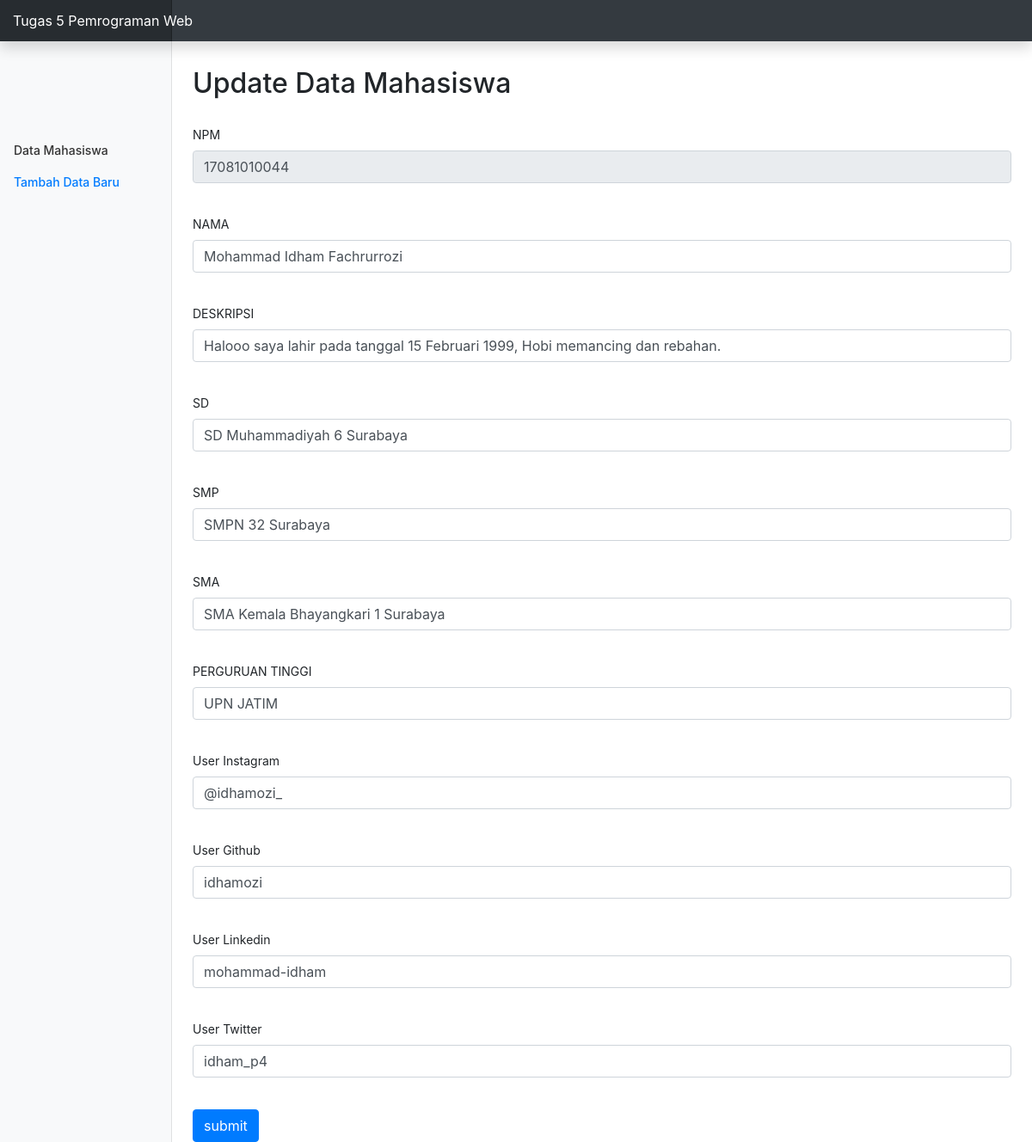
Page /update.php?npm=17081010044 on the committed database.
### tables this page shows
CREATE TABLE `biodata` (
  `npm` varchar(13) NOT NULL,
  `desc_diri` varchar(256) NOT NULL,
  `sd` varchar(50) NOT NULL,
  `smp` varchar(50) NOT NULL,
  `sma` varchar(50) NOT NULL,
  `univ` varchar(50) NOT NULL,
  `nama` varchar(50) NOT NULL,
  `ig` varchar(50) NOT NULL,
  `github` varchar(50) NOT NULL,
  `linkedin` varchar(50) NOT NULL,
  `twitter` varchar(50) NOT NULL
);

### update.php (the view, shortened to what this page needs)
<?php
  $result = '';
  if ($_SERVER['REQUEST_METHOD'] === 'GET') {
      if (isset($_GET['npm'])) {
          $npm_upd = $_GET['npm'];
          $query = "SELECT * FROM biodata WHERE npm = '$npm_upd'";
          $result = mysqli_query($connection, $query);
      }
  }
?>
<!DOCTYPE html>
<html>
<head>
	<link href="styles/css/bootstrap.min.css" rel="stylesheet">
	<link href="styles/css/dashboard.css" rel="stylesheet">
</head>
<body>
		<nav class="navbar navbar-dark fixed-top bg-dark flex-md-nowrap p-0 shadow">
			<a class="navbar-brand col-sm-3 col-md-2 mr-0" href="index.php">Tugas 5 Pemrograman Web</a>
		</nav>
		<div class="container-fluid">
      <div class="row">
        <nav class="col-md-2 d-none d-md-block bg-light sidebar">
          <div class="sidebar-sticky">
            <ul class="nav flex-column" style="margin-top:100px;">
              <li class="nav-item">
                <a class="nav-link" href="<?php echo "index.php"; ?>">Data Mahasiswa</a>
              </li>
              <li class="nav-item">
                <a class="nav-link active" href="<?php echo "AddNew.php"; ?>">Tambah Data Baru</a>
              </li>
            </ul>
          </div>
        </nav>
  <main role="main" class="col-md-9 ml-sm-auto col-lg-10 px-4">
  <h2 style="margin: 30px 0 30px 0;">Update Data Mahasiswa</h2>
	<form method="POST" action="update.php">
    <?php while($row = mysqli_fetch_array($result)) : ?>
		<div class="form-group">
			<label>NPM</label>
			<input type="text" name="npm" id="npm" class="form-control" value="<?php echo $row['npm']; ?>" readonly><br>
		</div>
		<div class="form-group">
			<label>NAMA</label>
			<input type="text" name="nama" id="nama" class="form-control" value="<?php echo $row['nama']; ?>"><br>
		</div>
		<div class="form-group">
			<label>DESKRIPSI</label>
			<input type="text" name="desc_diri" id="desc_diri" class="form-control" value="<?php echo $row['desc_diri']; ?>"><br>
		</div>
		<div class="form-group">
			<label>SD</label>
			<input type="text" name="sd" id="sd" class="form-control" value="<?php echo $row['sd']; ?>"><br>
		</div>
		<div class="form-group">
			<label>SMP</label>
			<input type="text" name="smp" id="smp" class="form-control" value="<?php echo $row['smp']; ?>"><br>
		</div>
		<div class="form-group">
			<label>SMA</label>
			<input type="text" name="pend" id="pend" class="form-control" value="<?php echo $row['sma']; ?>"><br>
		</div>
		<div class="form-group">
			<label>PERGURUAN TINGGI</label>
			<input type="text" name="univ" id="univ" class="form-control" value="<?php echo $row['univ']; ?>"><br>
		</div>
    <div class="form-group">
			<label>User Instagram</label>
			<input type="text" name="ig" id="ig" class="form-control" value="<?php echo $row['ig']; ?>"><br>
		</div>
    <div class="form-group">
			<label>User Github</label>
			<input type="text" name="github" id="github" class="form-control" value="<?php echo $row['github']; ?>"><br>
		</div>
    <div class="form-group">
			<label>User Linkedin</label>
			<input type="text" name="linkedin" id="linkedin" class="form-control" value="<?php echo $row['linkedin']; ?>"><br>
		</div>
    <div class="form-group">
			<label>User Twitter</label>
			<input type="text" name="twitter" id="twitter" class="form-control" value="<?php echo $row['twitter']; ?>"><br>
		</div>
  <?php endwhile; ?>
		<input type="submit" name="submit" value="submit" class="btn btn-primary align-right">
	</form>
</div>
</div>
</body>
</html>

### styles/css/dashboard.css (style rules this page uses)
body { font-size: .875rem; }
.sidebar { position: fixed; top: 0; bottom: 0; left: 0; z-index: 100; padding: 48px 0 0; box-shadow: inset -1px 0 0 rgba(0, 0, 0, .1); }
.sidebar-sticky { position: relative; top: 0; height: calc(100vh - 48px); padding-top: .5rem; overflow-x: hidden; overflow-y: auto; }
.sidebar .nav-link { font-weight: 500; color: #333; }
.sidebar .nav-link.active { color: #007bff; }
[role="main"] { padding-top: 48px; }
.navbar-brand { padding-top: .75rem; padding-bottom: .75rem; font-size: 1rem; background-color: rgba(0, 0, 0, .25); box-shadow: inset -1px 0 0 rgba(0, 0, 0, .25); }

### rows in the picture
biodata: npm "17081010044", nama "Mohammad Idham Fachrurrozi", desc_diri "Halooo saya lahir pada tanggal 15 Februari 1999, Hobi memancing dan rebahan.", sd "SD Muhammadiyah 6 Surabaya", smp "SMPN 32 Surabaya", pend "SMA Kemala Bhayangkari 1 Surabaya", univ "UPN JATIM", ig "@idhamozi_", github "idhamozi", linkedin "mohammad-idham", twitter "idham_p4"
